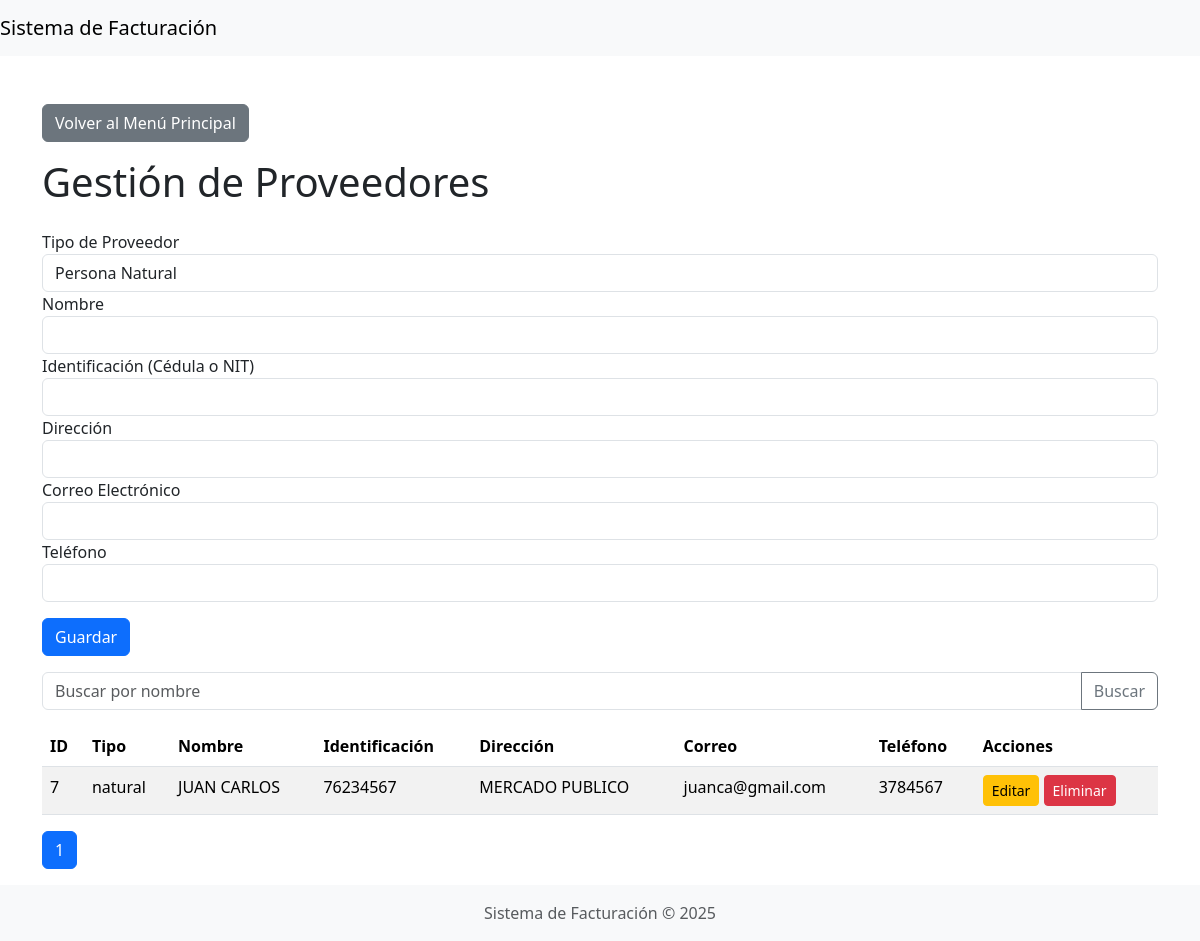
The app's page /proveedores/proveedores.php with its own data.
### tables this page shows
CREATE TABLE `proveedores` (
  `id` int(11) NOT NULL AUTO_INCREMENT,
  `tipo` enum('natural','empresa') NOT NULL,
  `nombre` varchar(255) NOT NULL,
  `identificacion` varchar(50) NOT NULL,
  `direccion` varchar(255) DEFAULT NULL,
  `correo` varchar(100) DEFAULT NULL,
  `telefono` varchar(50) DEFAULT NULL,
  PRIMARY KEY (`id`)
);

### db.php (called while the page is built, shortened)
<?php
if (!class_exists('Database')) {
    class Database
    {
        private $conn;
        public function __construct()
        {
            $this->conn = new mysqli(DB_HOST, DB_USER, DB_PASS, DB_NAME);
        }
        public function query($sql)
        {
            return $this->conn->query($sql);
        }
    }
}

### proveedores/proveedores.php (the view, shortened to what this page needs)
<?php
include '../db.php';
$db = new Database();
$limit = 10;
$page = isset($_GET['page']) ? (int)$_GET['page'] : 1;
$offset = ($page - 1) * $limit;
$search = isset($_GET['search']) ? filter_var($_GET['search'], FILTER_SANITIZE_STRING) : '';
$sql = "SELECT * FROM proveedores";
$sql .= " LIMIT $limit OFFSET $offset";
$proveedores = $db->query($sql);
$total_sql = "SELECT COUNT(*) as total FROM proveedores";
$total_result = $db->query($total_sql);
$total_row = $total_result->fetch_assoc();
$total = $total_row['total'];
$total_pages = ceil($total / $limit);
?>
<?php include '../includes/header.php'; ?>
<div class="container mt-5">
    <a href="../index.php" class="btn btn-secondary mb-3">Volver al Menú Principal</a>
    <h1 class="mb-4">Gestión de Proveedores</h1>
    <form method="POST" class="mb-3">
        <div class="form-group">
            <label>Tipo de Proveedor</label>
            <select name="tipo" class="form-control" required>
                <option value="natural">Persona Natural</option>
            </select>
        </div>
        <div class="form-group">
            <label>Nombre</label>
            <input type="text" name="nombre" class="form-control" required>
        </div>
        <div class="form-group">
            <label>Identificación (Cédula o NIT)</label>
            <input type="text" name="identificacion" class="form-control" required>
        </div>
        <div class="form-group">
            <label>Dirección</label>
            <input type="text" name="direccion" class="form-control">
        </div>
        <div class="form-group">
            <label>Correo Electrónico</label>
            <input type="email" name="correo" class="form-control">
        </div>
        <div class="form-group">
            <label>Teléfono</label>
            <input type="text" name="telefono" class="form-control">
        </div>
        <button type="submit" class="btn btn-primary mt-3">Guardar</button>
    </form>
    <form method="GET" class="mb-3">
        <div class="input-group">
            <input type="text" name="search" class="form-control" placeholder="Buscar por nombre" value="<?php echo htmlspecialchars($search); ?>">
            <button type="submit" class="btn btn-outline-secondary">Buscar</button>
        </div>
    </form>
    <table class="table table-striped">
        <thead>
            <tr>
                <th>ID</th>
                <th>Tipo</th>
                <th>Nombre</th>
                <th>Identificación</th>
                <th>Dirección</th>
                <th>Correo</th>
                <th>Teléfono</th>
                <th>Acciones</th>
            </tr>
        </thead>
        <tbody>
            <?php while ($row = $proveedores->fetch_assoc()): ?>
                <tr>
                    <td><?php echo $row['id']; ?></td>
                    <td><?php echo $row['tipo']; ?></td>
                    <td><?php echo $row['nombre']; ?></td>
                    <td><?php echo $row['identificacion']; ?></td>
                    <td><?php echo $row['direccion']; ?></td>
                    <td><?php echo $row['correo']; ?></td>
                    <td><?php echo $row['telefono']; ?></td>
                    <td>
                        <a href="?editar_id=<?php echo $row['id']; ?>" class="btn btn-warning btn-sm">Editar</a>
                        <a href="?eliminar_id=<?php echo $row['id']; ?>" class="btn btn-danger btn-sm" onclick="return confirm('¿Estás seguro de eliminar este proveedor?');">Eliminar</a>
                    </td>
                </tr>
            <?php endwhile; ?>
        </tbody>
    </table>
    <nav aria-label="Page navigation">
        <ul class="pagination">
            <?php for ($i = 1; $i <= $total_pages; $i++): ?>
                <li class="page-item <?php echo $i == $page ? 'active' : ''; ?>">
                    <a class="page-link" href="?page=<?php echo $i; ?>&search=<?php echo htmlspecialchars($search); ?>"><?php echo $i; ?></a>
                </li>
            <?php endfor; ?>
        </ul>
    </nav>
</div>
<?php include '../includes/footer.php'; ?>

### records on screen
proveedores: id "7", tipo "natural", nombre "JUAN CARLOS", identificacion "76234567", direccion "MERCADO PUBLICO", correo "juanca@gmail.com", telefono "3784567"
